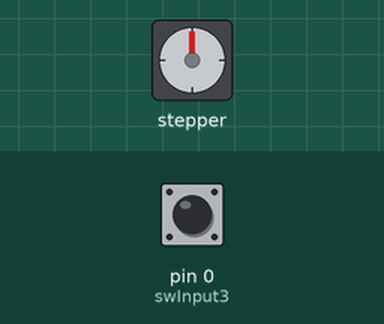
This sketch was run on a simulated Arduino Uno, built with avr-gcc and run on an emulated ATmega328P. Parts: stepper motor. Inputs (shaded band) come from the test bench; at power-on: pin 0 (swInput3) HIGH. Stepper angles assume 2048 steps per turn.

Above: at 1.2 s.
1.3 s: pin 0 (swInput3) pulled LOW for 0.15 s
2.9 s: pin 0 (swInput3) pulled LOW for 1 s
Timing chart, 0 to 5.9 s (numbered marks = the images above; inputs shaded):
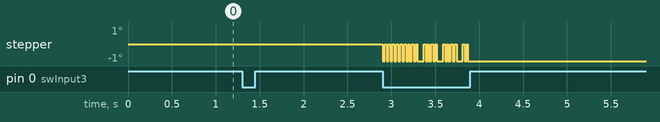

The sketch:

AR01_step_motor.ino
```cpp
#include <Stepper.h>
int stepsPerRev = 2048;
Stepper stepper (stepsPerRev, 11,9,10,8);
int swInput1 = 7;
int swInput2 = 7;
int swInput3 = 0;
void setup() {
 stepper.setSpeed(10);
 pinMode(swInput1, INPUT_PULLUP);
 pinMode(swInput2, INPUT_PULLUP);
 pinMode(swInput3, INPUT_PULLUP);
}

void loop() {
 boolean swInput1 = digitalRead(swInput1);
 boolean swInput2 = digitalRead(swInput2);
 boolean swInput3 = digitalRead(swInput3);
 if(swInput1 == LOW){
   stepper.step(1);
 }
 if(swInput2 == LOW){
   stepper.step(-1);
 }
 if(swInput3 == LOW){
   stepper.step(0);
 }
}
```

Measured:
- after the input at 2.9 s, stepper: alternates -1° for 0.02 s and 0° for 0.02 s, 39 changes in all, then stays -1°, starting at once
